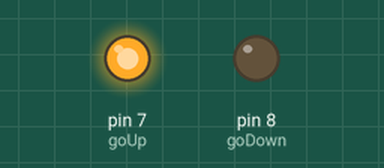
This sketch was run on a simulated Arduino Uno, built with avr-gcc and run on an emulated ATmega328P. Parts: output pins drawn as LEDs (lit = HIGH). EEPROM starts erased.

Above: at 2.5 s.
At 15.5 s:
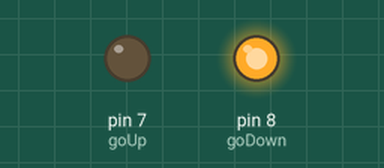
At 19.0 s:
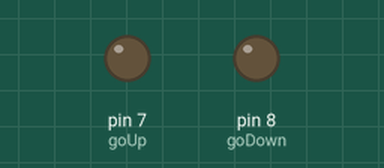
Timing chart, 0 to 26.0 s (numbered marks = the images above):
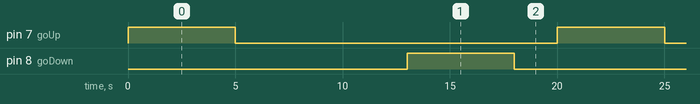

The sketch:

yoyo-desk.ino
```cpp
//Yoyo desk by Jenny Madorsky (Huge Inc)

#include <EEPROM.h>

int goUp = 7;
int goDown = 8;
long yoyoTime = 5000;
long stayUp = 8000;
long stayDown = 2000;

void setup() {
  Serial.begin(9600);
  pinMode(goUp, OUTPUT);
  pinMode(goDown, OUTPUT);
}

void loop() {
  if (EEPROM.read(0)==true){
    delay(stayUp);
    digitalWrite(goDown, HIGH);
    delay(yoyoTime);
    digitalWrite(goDown, LOW);
    EEPROM.write(0, false);
    delay(stayDown);
    digitalWrite(goUp, HIGH);
    delay(yoyoTime);
    digitalWrite(goUp, LOW);
    EEPROM.write(0, true);
  }
  else {
    digitalWrite(goUp, HIGH);
    delay(yoyoTime);
    digitalWrite(goUp, LOW);
    EEPROM.write(0, true);
  }
}
```

Measured:
- by itself, pin 7 (goUp), pin 8 (goDown): alternates HIGH for 5.0 s and LOW for 15.0 s
- by itself, everything shown: repeats every 20.0 s, in 4 steps
